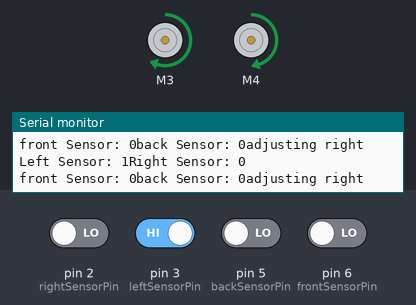
Simulated run of this sketch. Board: Arduino Uno, built with avr-gcc and run on an emulated ATmega328P. Shown: 2 × DC motor (green arrow = forward, orange = backward, longer = faster), the last lines printed to the serial monitor. Inputs (shaded band) come from the test bench; at power-on: pin 3 (leftSensorPin) HIGH, pin 2 (rightSensorPin), pin 5 (backSensorPin), pin 6 (frontSensorPin) LOW.

Above: at 1.2 s.
1.3 s: pin 2 (rightSensorPin) driven HIGH
At 2.5 s:
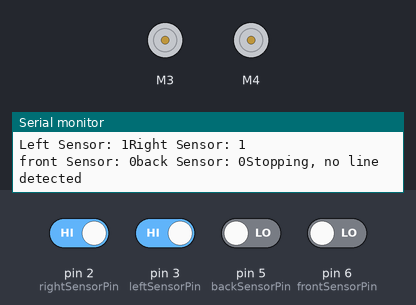
2.8 s: pin 3 (leftSensorPin) driven LOW
At 4.1 s:
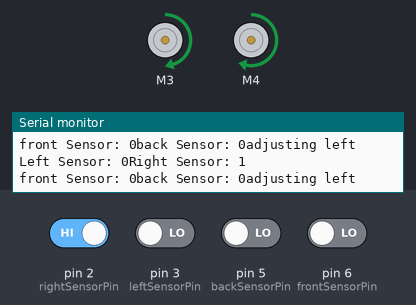
4.4 s: pin 6 (frontSensorPin) driven HIGH
At 5.7 s:
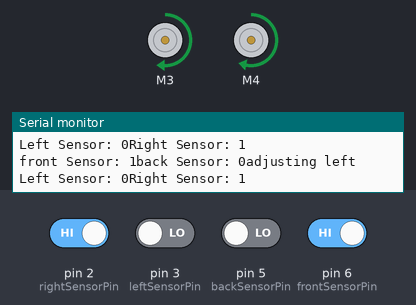
6.0 s: pin 2 (rightSensorPin) driven LOW
At 6.5 s:
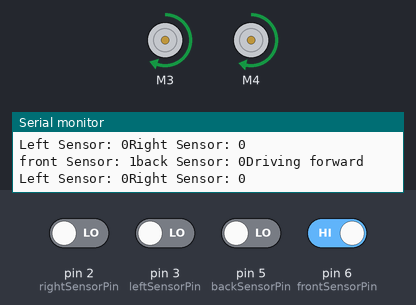
7.6 s: pin 6 (frontSensorPin) driven LOW
At 8.2 s:
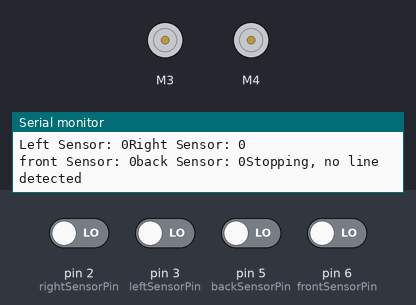
10.6 s: pin 3 (leftSensorPin) driven HIGH
At 11.9 s:
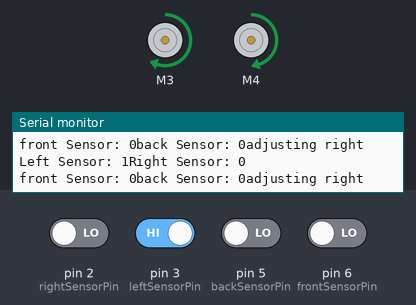
Timing chart, 0 to 13.6 s (numbered marks = the images above; inputs shaded):
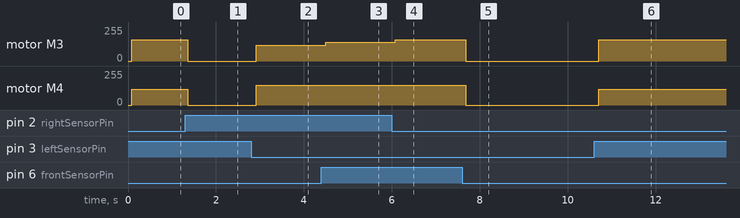

Measured:
- after the input at 1.3 s, motor M3: forward 158/255 → stopped after 0.06 s; motor M4: forward 120/255 → stopped after 0.06 s
- after the input at 2.8 s, motor M3: stopped → forward 120/255 after 0.12 s; motor M4: stopped → forward 150/255 after 0.12 s
- after the input at 4.4 s, motor M3: forward 120/255 → forward 140/255 after 0.10 s
- after the input at 6.0 s, motor M3: forward 140/255 → forward 158/255 after 0.08 s
- after the input at 7.6 s, motor M3: forward 158/255 → stopped after 0.08 s; motor M4: forward 150/255 → stopped after 0.08 s
- after the input at 10.6 s, motor M3: stopped → forward 158/255 after 0.10 s; motor M4: stopped → forward 120/255 after 0.10 s

The sketch:

Subroutine_tests.ino
```cpp
#include <Adafruit_MotorShield.h>

// Create the motor shield object
Adafruit_MotorShield AFMS = Adafruit_MotorShield();
Adafruit_DCMotor *right_motor = AFMS.getMotor(3);  // Motor on port 3 (right motor)
Adafruit_DCMotor *left_motor = AFMS.getMotor(4);  // Motor on port 4 (left motor)

// Line sensor pins
int leftSensorPin = 3;   // initialising variables
int rightSensorPin = 2;
int frontSensorPin = 6;
int backSensorPin = 5;
void setup() {
  Serial.begin(9600);
  Serial.println("Adafruit Motorshield v2 - Dual Line Sensor Controlled Motors!");

  if (!AFMS.begin()) {
    Serial.println("Could not find Motor Shield. Check wiring.");
    while (1);
  }
  Serial.println("Motor Shield found.");

  // Set up line sensor pins
  pinMode(leftSensorPin, INPUT);
  pinMode(rightSensorPin, INPUT);
  pinMode(frontSensorPin, INPUT);
  pinMode(backSensorPin, INPUT);
  // Set initial motor speeds
  right_motor ->setSpeed(158);  // Max speed for right motor
  left_motor ->setSpeed(150);  // Max speed for left motor
}


void loop() {
  // Read the values from the line sensors
  //right_motor -> run(FORWARD) ;
  //left_motor -> run(FORWARD) ;
  course_correction() ;
}

void course_correction() {
  // Read the values from the line sensors
  int leftVal = digitalRead(leftSensorPin);    // Read the line sensors
  int rightVal = digitalRead(rightSensorPin);
  int frontVal = digitalRead(frontSensorPin);
  int backVal = digitalRead(backSensorPin);

  // Print sensor values for debugging
  Serial.print("Left Sensor: ");
  Serial.print(leftVal);
  Serial.print("Right Sensor: ");
  Serial.println(rightVal);
  Serial.print("front Sensor: ");
  Serial.print(frontVal);
  Serial.print("back Sensor: ");
  Serial.print(backVal);
  right_motor ->setSpeed(158);  // Max speed for right motor
  left_motor ->setSpeed(150);  // Max speed for left motor
  if (leftVal == LOW && rightVal == LOW && frontVal == HIGH) {
    // Both sensors see black (move forward)
    right_motor->run(FORWARD);  // Move right motor forward
    left_motor->run(FORWARD);  // Move left motor forward
    Serial.println("Driving forward");

  } else if (leftVal == LOW && rightVal == HIGH && frontVal == HIGH) {
    // Left sensor sees black, right sensor sees white (turn left)
    right_motor ->setSpeed(140);
    right_motor ->run(FORWARD);  // Move right motor  backwards
    left_motor ->run(FORWARD);  // Move left motor forward
    Serial.println("adjusting left");

  }else if (leftVal == LOW && rightVal == HIGH && frontVal == LOW) {
    // Left sensor sees black, right sensor sees white (turn left extreme)
    right_motor -> setSpeed(120);
    right_motor ->run(FORWARD);  // Move right motor  backwards
    left_motor ->run(FORWARD);  // Move left motor forward
    Serial.println("adjusting left");

  } else if (leftVal == HIGH && rightVal == LOW && frontVal == HIGH) {
    // Right sensor sees black, left sensor sees white (turn right)
    left_motor -> setSpeed(140);
    right_motor->run(FORWARD);  // Move the right motor forward
    left_motor->run(FORWARD);  // Move the left motor backwards
    Serial.println("adjusting right");
  } else if (leftVal == HIGH && rightVal == LOW && frontVal == LOW) {
    // Right sensor sees black, left sensor sees white (turn right extreme)
    left_motor -> setSpeed(120);
    right_motor->run(FORWARD);  // Move the right motor forward
    left_motor->run(FORWARD);  // Move the left motor backwards
    Serial.println("adjusting right");
  }  else {
    right_motor->run(RELEASE);
    left_motor->run(RELEASE);
    Serial.println("Stopping, no line detected");
  }
  delay(5);
}
```
